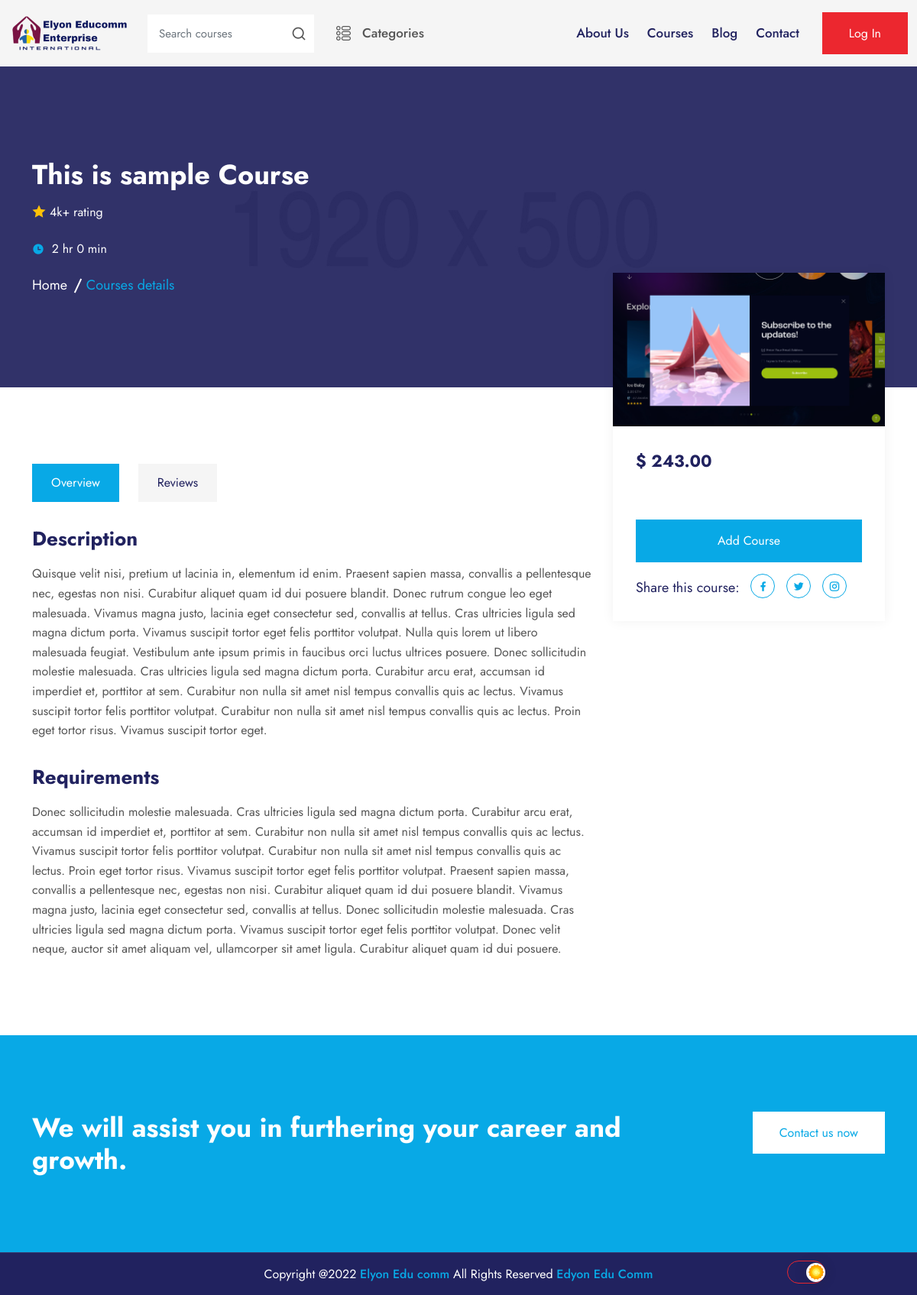
/course/5, run on the app's committed database.
### course/models.py (models this page shows, shortened)
class Course(models.Model):
    title = models.CharField(max_length=500)
    category = models.ForeignKey('Category', null=True, blank=True, on_delete=models.SET_NULL)
    description = models.TextField()
    requirement = models.TextField()
    price = models.DecimalField(max_digits=6, decimal_places=2)
    rating = models.DecimalField(max_digits=6, decimal_places=2, null=True, blank=True)
    duration = models.IntegerField(default=0)
    courseImage = models.ImageField(null=False, blank=True)
    created_at = models.DateTimeField(auto_now_add=True)
    updated_at = models.DateTimeField(auto_now=True)
    @property
    def duration_hour(self):
        return int(self.duration / 60)
    @property
    def duration_min(self):
        return self.duration % 60

### course/views.py (the view)
# urls.py: path('<int:course_pk>', views.single_course, name='single_course'),
def single_course(request, course_pk):
    course = get_object_or_404(Course, pk=course_pk)
    context = {
        'course': course,
    }
    return render(request, 'course/single_course.html', context)

### course/templates/course/single_course.html (shortened to what this page needs)
{% extends "base.html" %} {% load static %}
{% block content %}
    <div class="inner-banner inner-banner-bg9">
            <div class="container">
                <div class="inner-title">
                    <h3>{{ course.title }}</h3>
                    <div class="rating">
                        <i class="ri-star-fill"></i>4k+ rating
                    </div>
                    <div class="inner-banner-content">
                        <ul class="course-list">
                            <li><i class="ri-time-fill"></i> {{ course.duration_hour }} hr {{ course.duration_min }} min</li>
                        </ul>
                    </div>
                    <ul>
                        <li>
                            <a href="/">Home</a>
                        </li>
                        <li>Courses details</li>
                    </ul>
                </div>
            </div>
        </div>
        <div class="courses-details-area pt-100 pb-70">
            <div class="container">
                <div class="row">
                    <div class="col-lg-8">
                        <div class="courses-details-contact">
                            <div class="tab courses-details-tab">
                                <ul class="tabs">
                                    <li>
                                        Overview
                                    </li>
                                    <li>
                                        Reviews
                                    </li>
                                </ul>
                                <div class="tab_content current active">
                                    <div class="tabs_item current">
                                        <div class="courses-details-tab-content">
                                            <div class="courses-details-into">
                                               <h3>Description</h3>
                                                <p>
                                                    {{ course.description }}
                                                </p>
                                            </div>
                                            <div class="courses-details-into">
                                                <h3>Requirements</h3>
                                                <p>
                                                    {{ course.requirement }}
                                                </p>
                                            </div>
                                        </div>
                                    </div>
                                </div>
                            </div>
                        </div>
                    </div>
                    <div class="col-lg-4">
                        <div class="courses-details-sidebar">
                            <img src="{{ course.courseImage.url }}" alt="Courses" />
                            <div class="content">
                                <h3>$ {{ course.price }}</h3>
                                <br><br>
                                <form method="post" action="{% url 'add_to_cart'  course.id %}">
                                    <button  type="submit" class="default-btn ">
                                                        Add  Course
                                                    </button>
                                </form>
                                <ul class="social-link">
                                    <li class="social-title">Share this course:</li>
                                    <li>
                                        <a href="https://www.facebook.com/" target="_blank">
                                            <i class="ri-facebook-fill"></i>
                                        </a>
                                    </li>
                                    <li>
                                        <a href="https://twitter.com/" target="_blank">
                                            <i class="ri-twitter-fill"></i>
                                        </a>
                                    </li>
                                    <li>
                                        <a href="https://www.pinterest.com/" target="_blank">
                                            <i class="ri-instagram-line"></i>
                                        </a>
                                    </li>
                                </ul>
                            </div>
                        </div>
                    </div>
                </div>
            </div>
        </div>
{% endblock %}

### static/css/theme-dark.css (style rules this page uses)
:root { --darkColor: #1d1d1d; --bgColor: #252525; --cardColor: #0e0e0e; }

### data on the page
Course: title "This is sample Course", duration_hour "2", duration_min "0", description "Quisque velit nisi, pretium ut lacinia in, elementum id enim. Praesent sapien massa, convallis a pellentesque nec, egestas non nisi. Curabitur aliquet quam id dui posuere blandit. Donec rutrum congue leo eget malesuada. Vivamus magna justo, lacinia eget consectetur sed, convallis at tellus. Cras ultricies ligula sed magna dictum porta. Vivamus suscipit tortor eget felis porttitor volutpat. Nulla quis lorem ut libero malesuada feugiat. Vestibulum ante ipsum primis in faucibus orci luctus ultrices posuere. Donec sollicitudin molestie malesuada. Cras ultricies ligula sed magna dictum porta. Curabitur arcu erat, accumsan id imperdiet et, porttitor at sem. Curabitur non nulla sit amet nisl…", requirement "Donec sollicitudin molestie malesuada. Cras ultricies ligula sed magna dictum porta. Curabitur arcu erat, accumsan id imperdiet et, porttitor at sem. Curabitur non nulla sit amet nisl tempus convallis quis ac lectus. Vivamus suscipit tortor felis porttitor volutpat. Curabitur non nulla sit amet nisl tempus convallis quis ac lectus. Proin eget tortor risus. Vivamus suscipit tortor eget felis porttitor volutpat. Praesent sapien massa, convallis a pellentesque nec, egestas non nisi. Curabitur aliquet quam id dui posuere blandit. Vivamus magna justo, lacinia eget consectetur sed, convallis at tellus. Donec sollicitudin molestie malesuada. Cras ultricies ligula sed magna dictum porta. Vivamus…", courseImage (picture), price "243.00"
